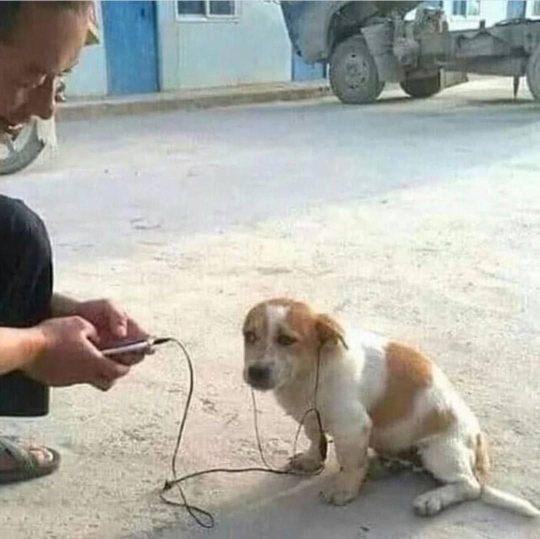
#> input picture ph/1.jpg, 1079 x 1078 px (shown at 1/2 size)
$ python -i stk.py   (imports and definitions only)
#> lines starting #> are read from the running program, lines starting #| are printed output that depends on the picture
from PIL import Image


def stk_convert(input_path, output_path):
#> called with input_path = 'ph/1.jpg', output_path = 'out.png'
    try:
        # Открываем изображение
        image = Image.open(input_path)
#> image is the input picture: PIL image 1079x1078 RGB; mean R, G, B 172.6, 172.7, 165.5

        # Обрезаем или изменяем размер изображения до 512x512 пикселей
        width, height = image.size
#> width = 1079; height = 1078
        if width != height or width != 512:
            # Определяем координаты обрезки
            left = 0
            top = 0
            right = width
#> right = 1079
            bottom = height
#> bottom = 1078
            if width > height:
                # Обрезаем по горизонтали
                left = (width - height) // 2
#> left = 0
                right = left + height
#> right = 1078
            elif height > width:
                # Обрезаем по вертикали
                top = (height - width) // 2
                bottom = top + width
            # Обрезаем или изменяем размер
            cropped_image = image.crop((left, top, right, bottom)).resize((512, 512), Image.BICUBIC)
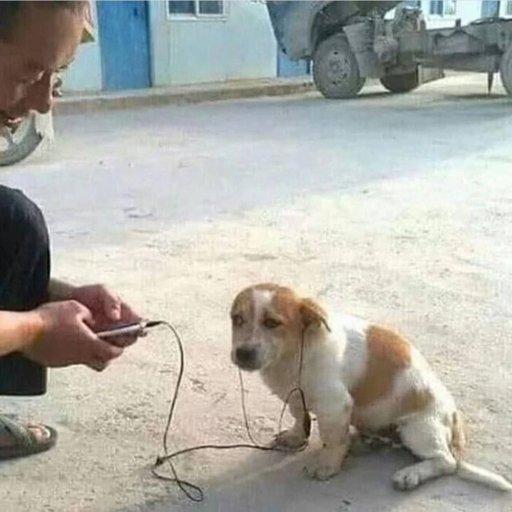
#> cropped_image: PIL image 512x512 RGB; mean R, G, B 172.5, 172.6, 165.5
        else:
            # Изменяем размер
            cropped_image = image.resize((512, 512), Image.BICUBIC)

        # Сохраняем обработанное изображение
        cropped_image.save(output_path, "PNG")

    except Exception as e:
        print(f"Произошла ошибка: {e}")

>>> result = stk_convert('ph/1.jpg', 'out.png')
